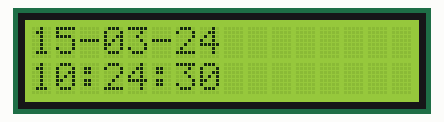
Recording of a sketch running on a simulated Arduino Uno, built with avr-gcc and run on an emulated ATmega328P. Parts: 16×2 character LCD. The local clock reads 2024-03-15 10:24:30 at power-on unless the sketch sets it; what the sketch prints to the serial monitor is not drawn.

Above: at 0.1 s.
At 4.2 s:
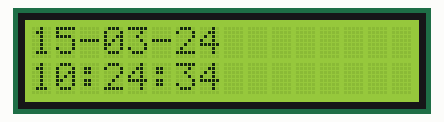
At 9.3 s:
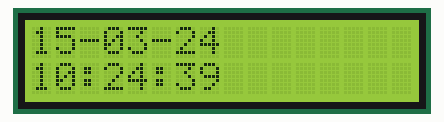
At 19.5 s:
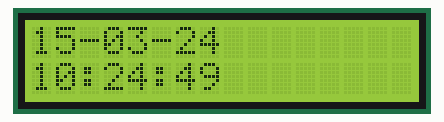
At 28.7 s:
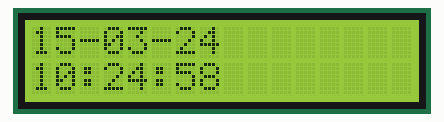
At 38.9 s:
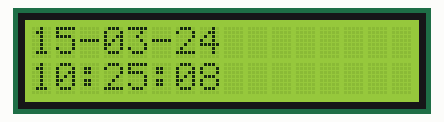

The sketch:

rct-lcd-clock.ino
```cpp
 #include <Wire.h>                  // Include Wire library (required for I2C devices)
#include <LiquidCrystal_I2C.h>     // Include LiquidCrystal_I2C library
#include <RTClib.h>                // RTC

LiquidCrystal_I2C lcd(0x27, 16, 2);  // Configure LiquidCrystal_I2C library with 0x27 address, 16 columns and 2 rows

RTC_DS1307 RTC;                    // Configure RTC

void setup() {

  // LCD setup
  lcd.init();                        // Initialize I2C LCD module
  lcd.backlight();                   // Turn backlight ON

  // RTC setup
  Serial.begin(9600);
  Wire.begin();
  RTC.begin(); // load the time from your computer.
  if (! RTC.isrunning()) {

    Serial.println("RTC is NOT running!");// This will reflect the time that your sketch was compiled
    RTC.adjust(DateTime(__DATE__, __TIME__));
  }
}

void loop() {

  // Serial Loop
  DateTime now = RTC.now();
  Serial.print(now.month(), DEC);
  Serial.print('/');
  Serial.print(now.day(), DEC);
  Serial.print('/');
  Serial.print(now.year(), DEC);
  Serial.print(' ');
  Serial.print(now.hour(), DEC);
  Serial.print(':');
  Serial.print(now.minute(), DEC);
  Serial.print(':');
  Serial.print(now.second(), DEC);
  Serial.println();

  char dateBuffer[12];

  sprintf(dateBuffer, "%02u-%02u-%02u ", now.day(),now.month(),now.year() % 100);
  lcd.setCursor(0, 0);
  lcd.print(dateBuffer);

  sprintf(dateBuffer, "%02u:%02u:%02u",now.hour(),now.minute(),now.second());
  lcd.setCursor(0, 1);
  lcd.print(dateBuffer);


  delay(1000);
}
```

Measured:
- what the display in image 1 shows lasts 1.0 s, from 4.2 s to 5.2 s
